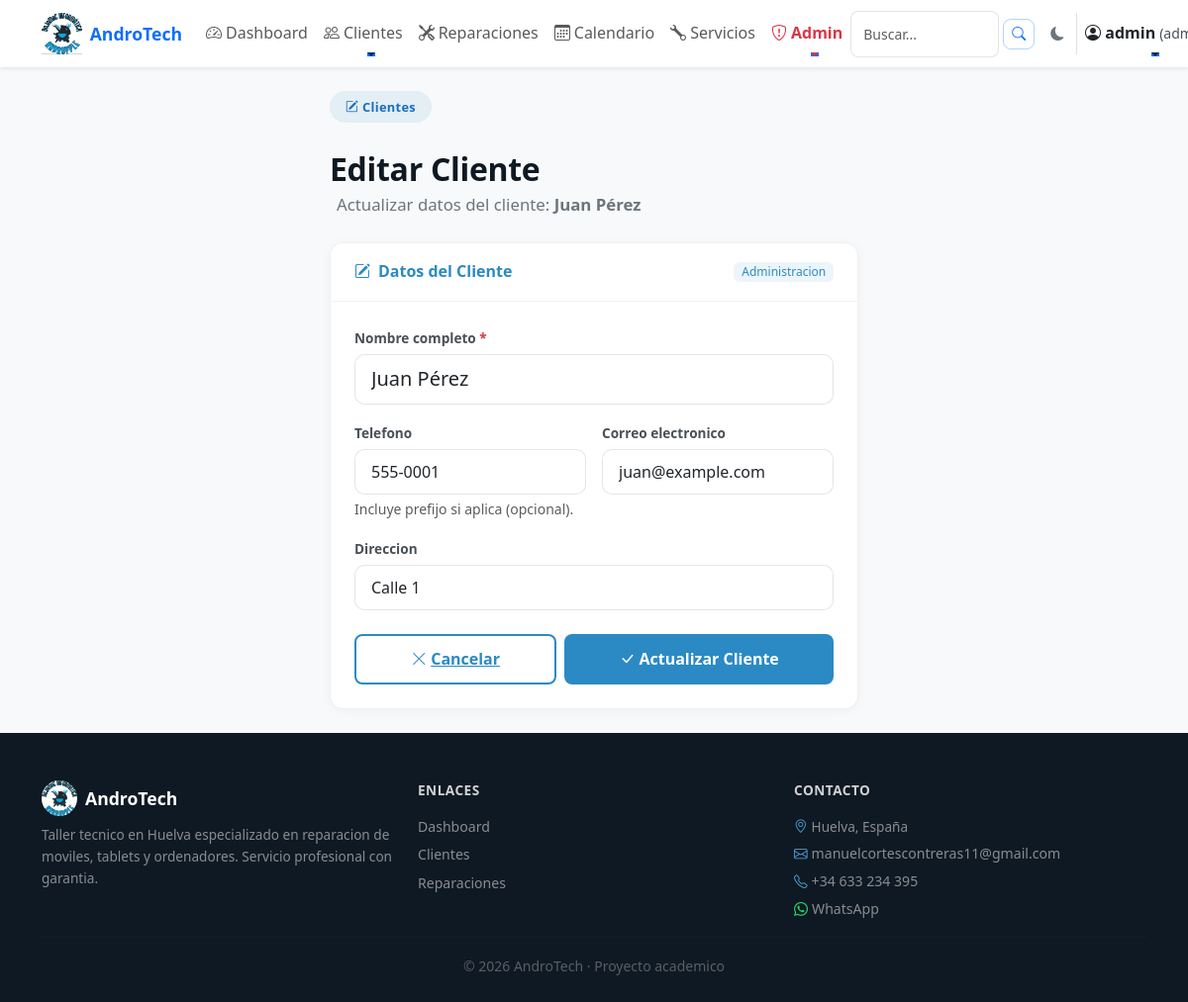
Page /clientes/editar/1 (signed in) on the committed database.
### tables this page shows
CREATE TABLE clientes (
    id INTEGER PRIMARY KEY AUTOINCREMENT,
    nombre TEXT NOT NULL,
    telefono TEXT,
    email TEXT,
    direccion TEXT
);

### app.py (the view, shortened to what this page needs)
@app.route("/clientes/editar/<int:id>", methods=["GET", "POST"])
@login_required
@csrf_protect
def editar_cliente(id):
    conn = get_db()
    cliente = conn.execute("SELECT * FROM clientes WHERE id=?", (id,)).fetchone()
    conn.close()
    return render_template("editar_cliente.html", cliente=cliente)

### app.py (called while the page is built)
@app.before_request
def make_session_permanent():
    session.permanent = True

@app.after_request
def add_security_headers(response):
    response.headers['X-Frame-Options'] = 'SAMEORIGIN'
    response.headers['X-Content-Type-Options'] = 'nosniff'
    response.headers['Referrer-Policy'] = 'strict-origin-when-cross-origin'
    return response

@app.before_request
def ensure_csrf_token():
    if 'csrf_token' not in session:
        session['csrf_token'] = secrets.token_urlsafe(16)

@app.context_processor
def inject_csrf_token():
    return dict(csrf_token=session.get('csrf_token'))

@app.context_processor
def inject_permisos():
    return dict(tiene_permiso=tiene_permiso)

### auth.py (called while the page is built)
def tiene_permiso(permiso):
    rol = session.get('rol', '')
    if rol == 'admin':
        return True
    permisos = session.get('permisos', [])
    return permiso in permisos

def login_required(f):
    @wraps(f)
    def decorated_function(*args, **kwargs):
        if 'usuario' not in session:
            flash('Debes iniciar sesion para acceder a esta pagina.', 'danger')
            return redirect(url_for('login'))
        return f(*args, **kwargs)
    return decorated_function

### db.py (called while the page is built)
def get_db():
    conn = sqlite3.connect("database/andro_tech.db")
    conn.row_factory = sqlite3.Row
    return conn

### utils/security.py (called while the page is built)
def ensure_csrf_token():
    if 'csrf_token' not in session:
        session['csrf_token'] = secrets.token_urlsafe(16)

def inject_csrf_token():
    return dict(csrf_token=session.get('csrf_token'))

def csrf_protect(f):
    @wraps(f)
    def decorated_function(*args, **kwargs):
        if request.method == 'POST':
            if not validate_csrf():
                return redirect(request.url)
        return f(*args, **kwargs)
    return decorated_function

### templates/editar_cliente.html (shortened to what this page needs)
{% extends "base.html" %}
{% block content %}
<div class="container-fluid py-4">
    <div class="row justify-content-center">
        <div class="col-xl-6 col-lg-7 col-md-9">
            <span class="at-pill"><i class="bi bi-pencil-square me-1"></i>Clientes</span>
            <h1 class="at-section-title mt-2 mb-1">Editar Cliente</h1>
            <p class="at-section-sub">Actualizar datos del cliente: <strong>{{ cliente.nombre }}</strong></p>
            <div class="at-admin-card mt-4">
                <div class="at-admin-card-header d-flex align-items-center justify-content-between">
                    <span><i class="bi bi-pencil-square me-2"></i>Datos del Cliente</span>
                    <span class="badge" style="background: #EBF5FB; color: #2B8AC4;">Administracion</span>
                </div>
                <div class="p-4">
                    <form method="POST" class="at-admin-form needs-validation" novalidate>
                        <div class="mb-3">
                            <label for="nombre" class="form-label fw-semibold">Nombre completo <span class="text-danger">*</span></label>
                            <input id="nombre" name="nombre" type="text" class="form-control form-control-lg" value="{{ cliente.nombre }}" required placeholder="Ej: Juan Gomez">
                        </div>
                        <div class="row g-3">
                            <div class="col-md-6">
                                <label for="telefono" class="form-label">Telefono</label>
                                <input id="telefono" name="telefono" type="tel" class="form-control" value="{{ cliente.telefono }}" placeholder="Ej: 666123456">
                                <div class="form-text">Incluye prefijo si aplica (opcional).</div>
                            </div>
                            <div class="col-md-6">
                                <label for="email" class="form-label">Correo electronico</label>
                                <input id="email" name="email" type="email" class="form-control" value="{{ cliente.email }}" placeholder="Ej: correo@ejemplo.com">
                            </div>
                        </div>
                        <div class="mb-3 mt-3">
                            <label for="direccion" class="form-label">Direccion</label>
                            <input id="direccion" name="direccion" type="text" class="form-control" value="{{ cliente.direccion }}" placeholder="Ej: Calle Falsa 123, Piso 2">
                        </div>
                        <div class="d-flex flex-wrap gap-2 mt-4">
                            <a href="/clientes" class="at-btn-outline flex-fill text-center">
                                <i class="bi bi-x-lg me-1"></i>Cancelar
                            </a>
                            <button type="submit" class="at-btn-primary flex-fill">
                                <i class="bi bi-check-lg me-1"></i>Actualizar Cliente
                            </button>
                        </div>
                    </form>
                </div>
            </div>
        </div>
    </div>
</div>
{% endblock %}

### static/css/style.css (style rules this page uses)
:root { --primary: #0d6efd; --primary-600: #0b5ed7; --success: #198754; --muted: #6c757d; --bg-light: #f8f9fa; --surface: #ffffff; --soft-shadow: rgba(33,37,41,0.08); --deep-shadow: rgba(33,37,41,0.15); --text-dark: #212529; --text-secondary: #495057; --radius: 0.75rem; --kpi-gradient: linear-gradient(135deg, rgba(13,110,253,0.04), rgba(25,135,84,0.02)); --transition-smooth: 0.3s ease; --transition-fast: 0.2s ease; --line-height-base: 1.6; --font-size-base: 1rem; --font-size-lg: 1.125rem; --font-size-sm: 0.875rem; --font-size-xs: 0.75rem; }
body { background-color: var(--bg-light); color: var(--text-dark); line-height: var(--line-height-base); font-size: var(--font-size-base); -webkit-font-smoothing: antialiased; -moz-osx-font-smoothing: grayscale; }
.bi { transition: transform var(--transition-fast), opacity var(--transition-fast); will-change: transform; }
h1, .display-5 { font-weight: 700; line-height: 1.2; }
.badge { font-weight: 500; border-radius: 0.4rem; padding: 0.35em 0.65em; }
.form-control, .form-select { border-radius: 0.5rem; border: 1px solid rgba(33,37,41,0.12); padding: 0.75rem; transition: border-color var(--transition-fast), box-shadow var(--transition-fast); }
.mb-3 { margin-bottom: 1rem !important; }
.mt-3 { margin-top: 1rem !important; }
.mt-4 { margin-top: 1.5rem !important; }
.py-4 { padding-top: 1.5rem !important; padding-bottom: 1.5rem !important; }
.form-control, .form-select { transition: all var(--transition-smooth); }
.badge { transition: all var(--transition-fast); cursor: default; }
.bi { transition: transform var(--transition-fast); }
html:not([data-theme="dark"]) body, html:not([data-theme="dark"]) .container:not(.at-footer .container):not(.at-cta .container), html:not([data-theme="dark"]) .card:not([class*="at-"]), html:not([data-theme="dark"]) .card-body, html:not([data-theme="dark"]) .navbar { color: #212529 !important; }
html:not([data-theme="dark"]) .bg-light { background-color: #f8f9fa !important; }
.at-btn-primary { background: #2B8AC4; color: #fff !important; border: none; border-radius: .5rem; font-weight: 600; padding: .75rem 1.75rem; transition: background .25s ease, transform .2s ease, box-shadow .25s ease; }
.at-btn-outline { background: transparent; color: #2B8AC4 !important; border: 2px solid #2B8AC4; border-radius: .5rem; font-weight: 600; padding: .7rem 1.75rem; transition: background .25s ease, color .25s ease, transform .2s ease; }
.at-pill { display: inline-block; background: rgba(43,138,196,.1); color: #1a6fbd !important; font-size: .8rem; font-weight: 600; padding: .35rem 1rem; border-radius: 2rem; margin-bottom: 1.25rem; letter-spacing: .3px; }
.at-section-title { font-size: 2rem; font-weight: 700; color: #0F1923 !important; letter-spacing: -.3px; }
.at-section-sub { font-size: 1.05rem; color: #6c757d !important; max-width: 520px; margin: 0 auto; }
.at-admin-card { background: #fff; border: 1px solid rgba(0,0,0,.06); border-radius: 14px; overflow: hidden; box-shadow: 0 2px 12px rgba(0,0,0,.04); }
.at-admin-card .card-header, .at-admin-card-header { padding: 1rem 1.5rem; font-weight: 600; color: #2B8AC4; background: #fff; border-bottom: 1px solid rgba(0,0,0,.05); }
.at-admin-form .form-control, .at-admin-form .form-select { border-radius: 10px; border: 1px solid rgba(0,0,0,.1); padding: .6rem 1rem; transition: border-color .2s ease, box-shadow .2s ease; }
.at-admin-form .form-label { font-weight: 600; font-size: .85rem; color: #495057; margin-bottom: .35rem; }
html { transition: background-color .3s ease, color .3s ease; }

### rows in the picture
clientes: nombre "Juan Pérez", telefono "555-0001", email "juan@example.com", direccion "Calle 1"

### other values in the picture
{{ session.usuario }} "admin"
